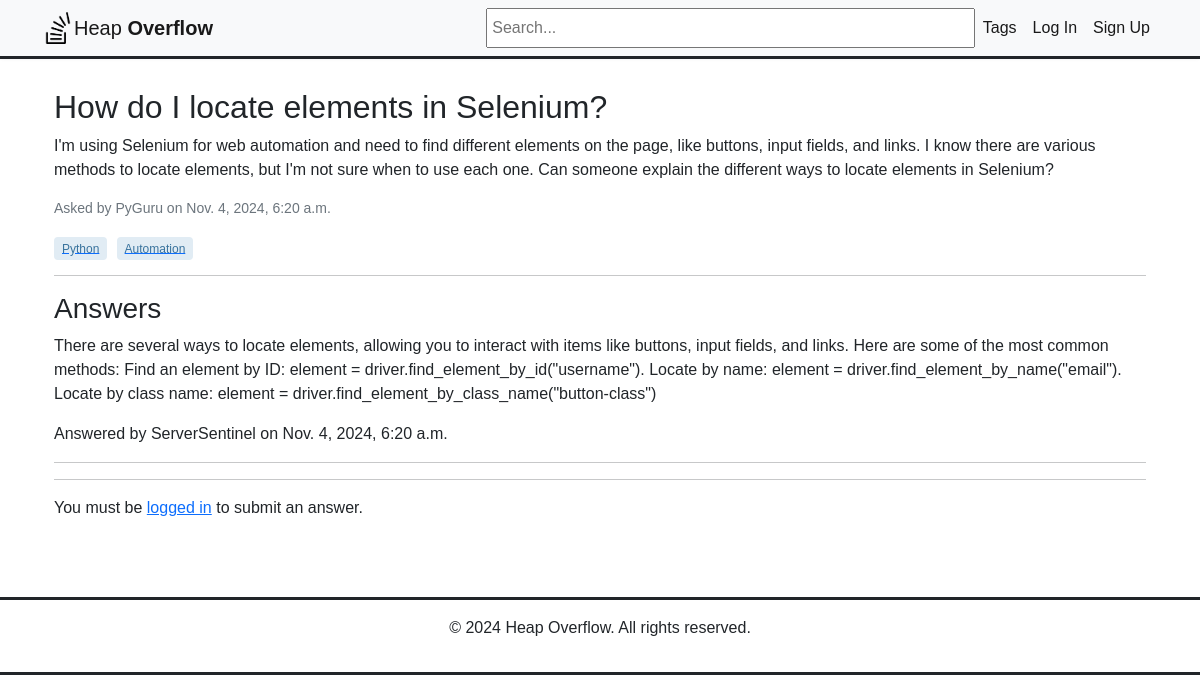
Page /question/8/ on the committed database.
### heap/models.py (models this page shows, shortened)
class Question(models.Model):
    title = models.CharField(max_length=255)
    body = models.TextField()
    created_at = models.DateTimeField(auto_now_add=True)
    updated_at = models.DateTimeField(auto_now=True)
    author = models.ForeignKey(User, on_delete=models.CASCADE, related_name='questions')
    tags = models.ManyToManyField('Tag', related_name='questions')

class Tag(models.Model):
    name = models.CharField(max_length=50, unique=True)
    created_at = models.DateTimeField(auto_now_add=True)

class Answer(models.Model):
    body = models.TextField()
    created_at = models.DateTimeField(auto_now_add=True)
    updated_at = models.DateTimeField(auto_now=True)
    author = models.ForeignKey(User, on_delete=models.CASCADE, related_name='answers')
    question = models.ForeignKey(Question, on_delete=models.CASCADE, related_name='answers')
    is_accepted = models.BooleanField(default=False)

### heap/views.py (the view)
# urls.py: path('question/<int:pk>/', views.question_detail, name='question_detail'),
def question_detail(request, pk):
    question = get_object_or_404(Question, pk=pk)
    answers = Answer.objects.filter(question=question).select_related('author')
    if request.method == 'POST':
        body = request.POST.get('answer_body')
        if body:
            Answer.objects.create(question=question, body=body, author=request.user)
            return redirect('question_detail', pk=pk)  # Correct URL name here
    return render(request, 'heap/question_detail.html', {'question': question, 'answers': answers})

### heap/templates/heap/question_detail.html (shortened to what this page needs)
{% extends 'heap/base.html' %}
{% block content %}
<div class="container">
    <div class="question">
        <h2>{{ question.title }}</h2>
        <p class="question-body">{{ question.body }}</p>
        <p class="question-meta">Asked by {{ question.author }} on {{ question.created_at }}</p>
        <div class="question-tags">
            {% for tag in question.tags.all %}
                <a href="{% url 'questions_by_tag' tag_id=tag.id %}"><span class="tag">{{ tag.name }}</span></a>
            {% endfor %}
        </div>
    </div>
    <hr>
    <div class="answers">
        <h3>Answers</h3>
        {% if answers.exists %}
            {% for answer in answers %}
                <div class="answer">
                    <p class="answer-body">{{ answer.body }}</p>
                    <p class="answer-meta">Answered by {{ answer.author }} on {{ answer.created_at }}</p>
                    <hr>
                </div>
            {% endfor %}
        {% else %}
            <p>No answers yet. Be the first to answer this question!</p>
        {% endif %}
    </div>
    <hr>
    {% if user.is_authenticated %}
    <div class="answer-form">
        <h4>Your Answer</h4>
        <form method="post" action="{% url 'answer_question' pk=question.pk %}">
    {% csrf_token %}
    <textarea name="body" rows="4" class="form-control" placeholder="Type your answer here..."></textarea>
    <button type="submit" class="btn btn-primary mt-2">Submit Answer</button>
</form>
    </div>
    {% else %}
    <p>You must be <a href="{% url 'login' %}">logged in</a> to submit an answer.</p>
    {% endif %}
</div>
{% endblock %}

### rows in the picture
Question: title "How do I locate elements in Selenium?", body "I'm using Selenium for web automation and need to find different elements on the page, like buttons, input fields, and links. I know there are various methods to locate elements, but I'm not sure when to use each one. Can someone explain the different ways to locate elements in Selenium?", author "PyGuru", created_at "Nov. 4, 2024, 6:20 a.m."
Tag: name "Python"
Tag: name "Automation"
Answer: body "There are several ways to locate elements, allowing you to interact with items like buttons, input fields, and links. Here are some of the most common methods: Find an element by ID: element = driver.find_element_by_id(\"username\"). Locate by name: element = driver.find_element_by_name(\"email\"). Locate by class name: element = driver.find_element_by_class_name(\"button-class\")", author "ServerSentinel", created_at "Nov. 4, 2024, 6:20 a.m."
